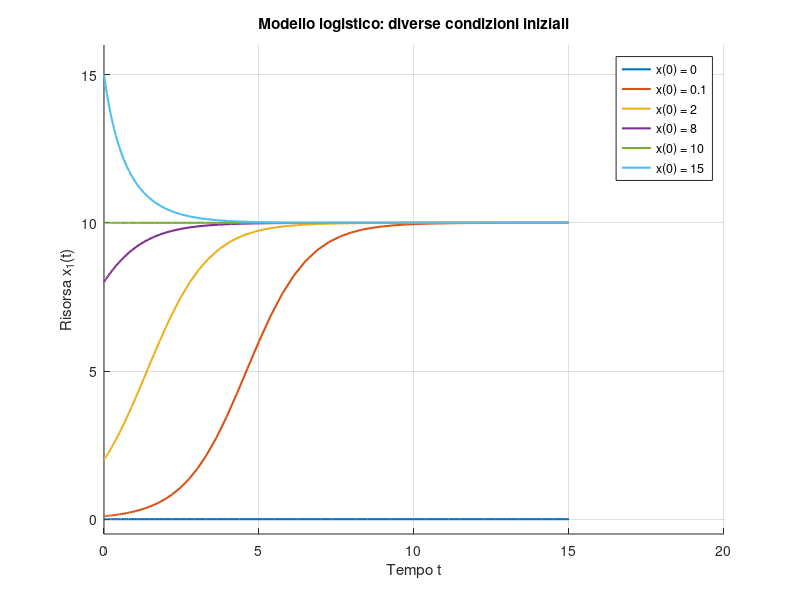
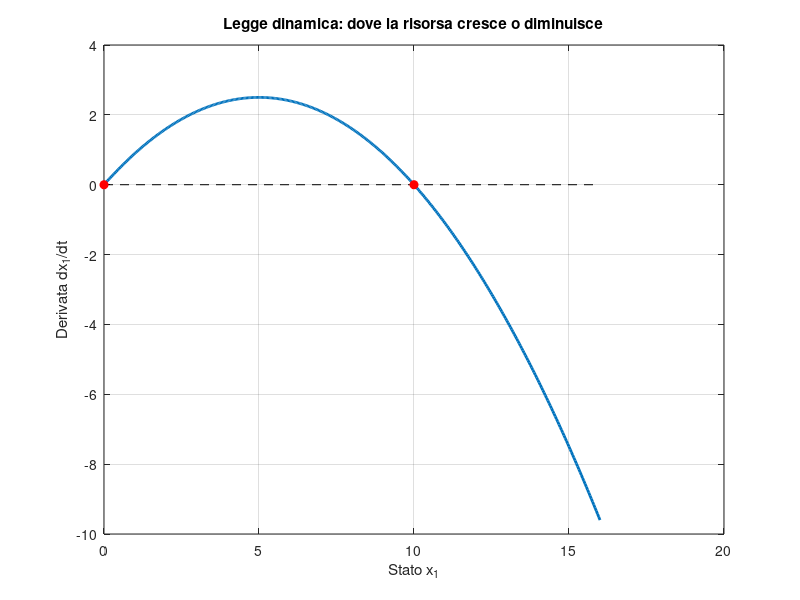
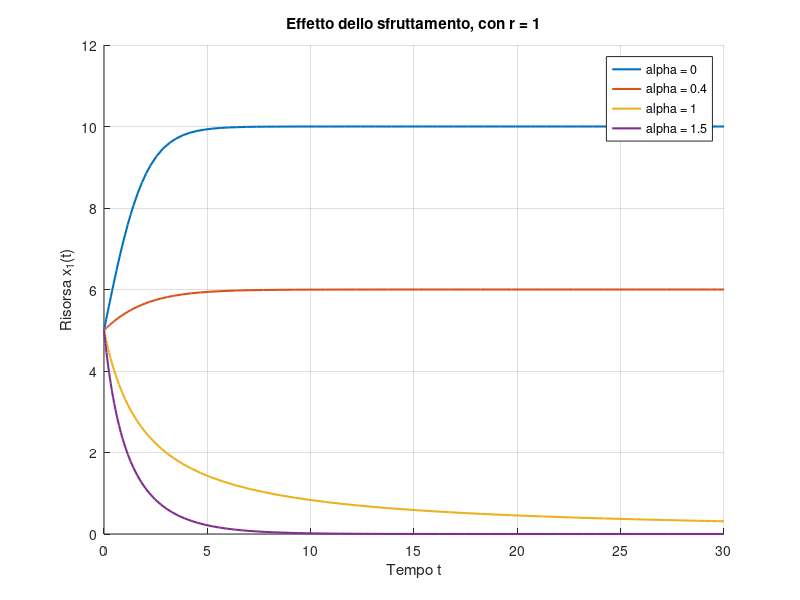

Recreate these plots in MATLAB, in order.
clear; close all; clc;

% Parametri scelti per l'esperimento
r = 1;
K = 10;
tspan = [0 15];

% Legge dinamica: restituisce dx/dt, NON x(t)
f = @(t, x) r*x*(1 - x/K);

% Proviamo diverse quantita iniziali
condizioni_iniziali = [0, 0.1, 2, 8, 10, 15];

figure;
hold on;
grid on;

for x0 = condizioni_iniziali
    [t, x] = ode45(f, tspan, x0);

    plot(t, x, 'LineWidth', 1.5, ...
        'DisplayName', sprintf('x(0) = %g', x0));
end

xlabel('Tempo t');
ylabel('Risorsa x_1(t)');
title('Modello logistico: diverse condizioni iniziali');
legend('Location', 'best');
ylim([-0.5 16]);

x_grid = linspace(0, 16, 400);
dx_grid = r*x_grid.*(1 - x_grid/K);

figure;
plot(x_grid, dx_grid, 'LineWidth', 2);
hold on;
grid on;

plot([0 16], [0 0], 'k--');
plot([0 K], [0 0], 'ro', 'MarkerFaceColor', 'r');

xlabel('Stato x_1');
ylabel('Derivata dx_1/dt');
title('Legge dinamica: dove la risorsa cresce o diminuisce');

alpha_values = [0, 0.4, 1, 1.5];
x0 = 5;
tspan_sfruttamento = [0 30];

figure;
hold on;
grid on;

for alpha = alpha_values
    f_sfruttamento = @(t, x) r*x*(1 - x/K) - alpha*x;

    [t, x] = ode45(f_sfruttamento, tspan_sfruttamento, x0);

    plot(t, x, 'LineWidth', 1.5, ...
        'DisplayName', sprintf('alpha = %g', alpha));
end

xlabel('Tempo t');
ylabel('Risorsa x_1(t)');
title('Effetto dello sfruttamento, con r = 1');
legend('Location', 'best');
